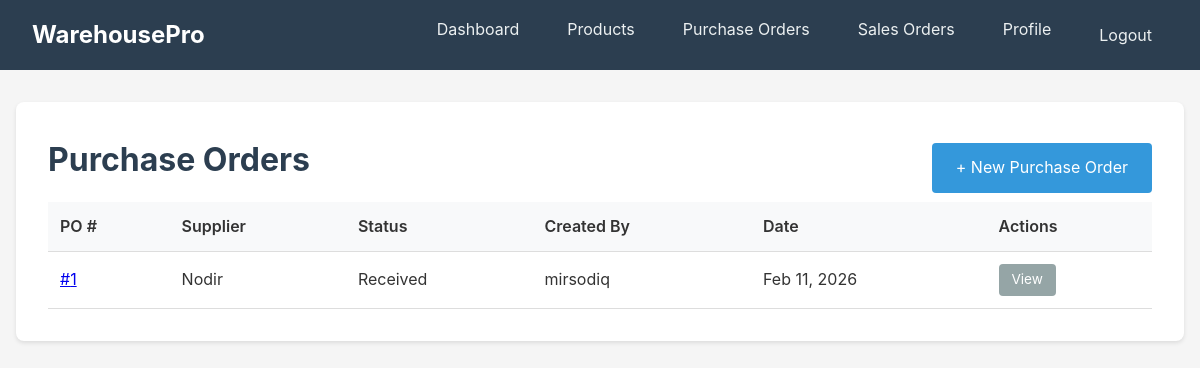
/orders/purchase-orders/ (signed in), run on the app's committed database.
### orders/models.py (models this page shows, shortened)
class PurchaseOrder(models.Model):
    class Status(models.TextChoices):
        DRAFT = "DRAFT", "Draft"
        ORDERED = "ORDERED", "Ordered"
        RECEIVED = "RECEIVED", "Received"
        CANCELLED = "CANCELLED", "Cancelled"
    supplier = models.ForeignKey(Supplier, on_delete=models.PROTECT, related_name="purchase_orders")
    status = models.CharField(max_length=12, choices=Status.choices, default=Status.DRAFT)
    created_by = models.ForeignKey(settings.AUTH_USER_MODEL, on_delete=models.PROTECT, related_name="purchase_orders")
    created_at = models.DateTimeField(auto_now_add=True)
    notes = models.TextField(blank=True)

### inventory/models.py (models this page shows, shortened)
class TimeStampedModel(models.Model):
    created_at = models.DateTimeField(auto_now_add=True)
    updated_at = models.DateTimeField(auto_now=True)
    class Meta:
        abstract = True

class Supplier(TimeStampedModel):
    name = models.CharField(max_length=200)
    phone = models.CharField(max_length=50, blank=True)
    email = models.EmailField(blank=True)
    address = models.TextField(blank=True)

### orders/views.py (the view)
# urls.py: path("purchase-orders/", views.po_list, name="po_list"),
@login_required
def po_list(request):
    orders = PurchaseOrder.objects.select_related("supplier", "created_by").order_by("-created_at")
    return render(request, "orders/po_list.html", {"orders": orders})

### orders/templates/orders/po_list.html (shortened to what this page needs)
{% extends "base.html" %}
{% block content %}
<div class="card">
    <div style="display: flex; justify-content: space-between; align-items: center;">
        <h1>Purchase Orders</h1>
        <a href="{% url 'orders:po_create' %}" class="btn btn-primary">+ New Purchase Order</a>
    </div>
    {% if orders %}
        <table>
            <thead>
                <tr>
                    <th>PO #</th>
                    <th>Supplier</th>
                    <th>Status</th>
                    <th>Created By</th>
                    <th>Date</th>
                    <th>Actions</th>
                </tr>
            </thead>
            <tbody>
                {% for order in orders %}
                    <tr>
                        <td><a href="{% url 'orders:po_detail' order.pk %}">#{{ order.pk }}</a></td>
                        <td>{{ order.supplier.name }}</td>
                        <td><span class="badge badge-{{ order.status|lower }}">{{ order.get_status_display }}</span></td>
                        <td>{{ order.created_by.username }}</td>
                        <td>{{ order.created_at|date:"M d, Y" }}</td>
                        <td>
                            <a href="{% url 'orders:po_detail' order.pk %}" class="btn btn-secondary" style="padding: 0.3rem 0.8rem; font-size: 0.85rem;">View</a>
                        </td>
                    </tr>
                {% endfor %}
            </tbody>
        </table>
    {% else %}
        <p class="mt-1">No purchase orders found.</p>
    {% endif %}
</div>
{% endblock %}

### templates/base.html (style rules this page uses)
* { margin: 0; padding: 0; box-sizing: border-box; }
body { font-family: -apple-system, BlinkMacSystemFont, 'Segoe UI', Roboto, Oxygen, Ubuntu, sans-serif; line-height: 1.6; color: #333; background-color: #f5f5f5; }
.card { background: #fff; border-radius: 8px; box-shadow: 0 2px 4px rgba(0,0,0,0.1); padding: 2rem; margin-bottom: 1rem; }
.card h1, .card h2 { margin-bottom: 1rem; color: #2c3e50; }
.btn { display: inline-block; padding: 0.75rem 1.5rem; border: none; border-radius: 4px; font-size: 1rem; cursor: pointer; text-decoration: none; transition: background-color 0.2s; }
.btn-primary { background-color: #3498db; color: #fff; }
.btn-secondary { background-color: #95a5a6; color: #fff; }
table { width: 100%; border-collapse: collapse; }
table th, table td { padding: 0.75rem; text-align: left; border-bottom: 1px solid #ddd; }
table th { background-color: #f8f9fa; font-weight: 600; }

### data on the page
PurchaseOrder: pk "1", supplier.name "Nodir", status "Received", created_by.username "mirsodiq", created_at "Feb 11, 2026"
